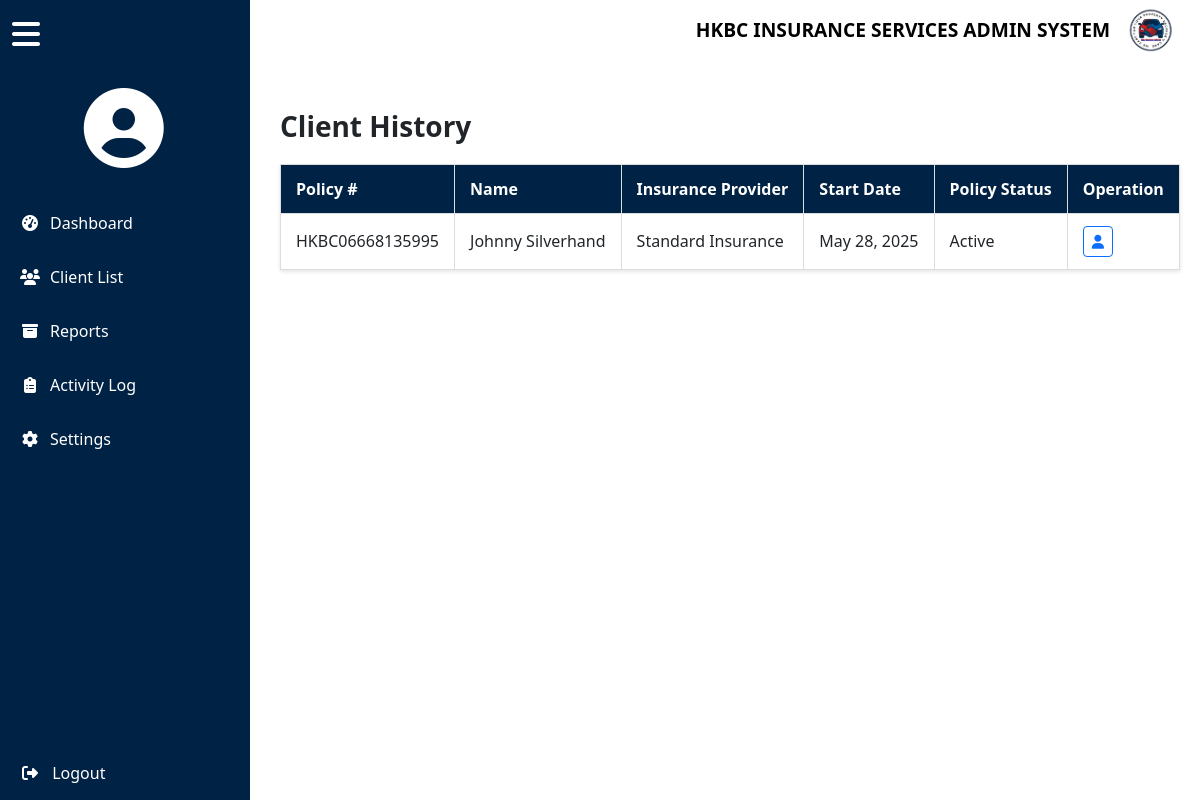
/payment_history.php?id=4, run on the app's committed database.
### tables this page shows
CREATE TABLE `cliente` (
  `id` int(11) NOT NULL AUTO_INCREMENT,
  `policy_number` varchar(255) DEFAULT NULL,
  `name` varchar(255) DEFAULT NULL,
  `provider` varchar(255) DEFAULT NULL,
  `facebook` varchar(255) DEFAULT NULL,
  `contact_number` varchar(255) DEFAULT NULL,
  `email` varchar(255) DEFAULT NULL,
  `address` varchar(255) DEFAULT NULL,
  `start_date` varchar(255) DEFAULT NULL,
  `end_date` varchar(255) DEFAULT NULL,
  `vehicle_unit` varchar(100) DEFAULT NULL,
  `chasis_no` varchar(100) DEFAULT NULL,
  `motor_no` varchar(100) DEFAULT NULL,
  `plate_no` varchar(50) DEFAULT NULL,
  `vehicle_color` varchar(255) DEFAULT NULL,
  `amount_insured` decimal(15,2) DEFAULT NULL,
  `bipd` decimal(10,2) DEFAULT NULL,
  `pa` decimal(10,2) DEFAULT NULL,
  `aon` decimal(10,2) DEFAULT NULL,
  `net_remitting` decimal(10,2) DEFAULT NULL,
  `hkbc_net` decimal(10,2) DEFAULT NULL,
  `mark_up` decimal(10,2) DEFAULT NULL,
  `late_charges` decimal(10,2) DEFAULT NULL,
  `cancelled_income` decimal(10,2) DEFAULT NULL,
  `reinstatement_fee` decimal(10,2) DEFAULT NULL,
  `make_up_agent` decimal(10,2) DEFAULT NULL,
  `comission` decimal(10,2) DEFAULT NULL,
  `source` varchar(255) DEFAULT NULL,
  `mortgage` varchar(255) DEFAULT NULL,
  `status` varchar(255) DEFAULT NULL,
  `or_number` decimal(10,2) DEFAULT NULL,
  `payment_1` decimal(10,2) DEFAULT NULL,
  `payment_2` decimal(10,2) DEFAULT NULL,
  `payment_3` decimal(10,2) DEFAULT NULL,
  `payment_4` decimal(10,2) DEFAULT NULL,
  `payment_5` decimal(10,2) DEFAULT NULL,
  `payment_6` decimal(10,2) DEFAULT NULL,
  `payment_status` varchar(100) DEFAULT NULL,
  `date_remittance` date DEFAULT NULL,
  `ctpl` varchar(100) DEFAULT NULL,
  `bank_status` varchar(100) DEFAULT NULL,
  `remarks` text DEFAULT NULL,
  `photo` varchar(255) DEFAULT NULL,
  `old_id` int(11) DEFAULT NULL,
  `created_at` datetime DEFAULT current_timestamp(),
  `is_active` tinyint(1) NOT NULL DEFAULT 1,
  PRIMARY KEY (`id`),
  UNIQUE KEY `email` (`email`)
);

### payment_history.php (the view, shortened to what this page needs)
<?php
$servername = "localhost";
$username = "root";
$password = "";
$database = "u755652361_thesis";
$connection = new mysqli($servername, $username, $password, $database);
$clientId = $_GET['id'];
$stmt = $connection->prepare("SELECT name FROM cliente WHERE id = ?");
$stmt->bind_param("i", $clientId);
$stmt->execute();
$result = $stmt->get_result();
$currentClient = $result->fetch_assoc();
$clientName = $currentClient['name'];
$stmt = $connection->prepare("SELECT * FROM cliente WHERE name = ? ORDER BY start_date ASC");
$stmt->bind_param("s", $clientName);
$stmt->execute();
$historyResult = $stmt->get_result();
?>
<!DOCTYPE html>
<html lang="en">
<head>
  <link rel="stylesheet" href="https://cdn.jsdelivr.net/npm/bootstrap@5.3.3/dist/css/bootstrap.min.css">
  <link rel="stylesheet" href="https://cdnjs.cloudflare.com/ajax/libs/font-awesome/6.4.0/css/all.min.css">
</head>
<body>
<header>
  <div class="header-left">
    <h2>h</h2>
  </div>
  <div class="header-right">
    <div class="title">HKBC INSURANCE SERVICES ADMIN SYSTEM</div>
    <img src="logo.png" alt="HKBC Logo" style="height: 60px; width: 60px; border-radius: 50%; background-color: white;">
  </div>
</header>
<div class="sidebar d-flex flex-column" id="sidebar">
  <button class="toggle-btn" onclick="toggleSidebar()"><i class="fas fa-bars"></i></button>
  <div class="admin-profile">
    <i class="fas fa-user-circle admin-icon"></i>
  </div>
  <ul class="flex-grow-1 w-100">
    <li><a href="dashboard.php"><i class="fas fa-tachometer-alt"></i> <span class="text">Dashboard</span></a></li>
    <li><a href="client.php"><i class="fas fa-users"></i> <span class="text">Client List</span></a></li>
    <li><a href="report.php "><i class="fas fa-archive"></i> <span class="text">Reports</span></a></li>
    <li><a href="activitylog.php"><i class="fas fa-clipboard-list"></i> <span class="text">Activity Log</span></a></li>
    <li><a href="settings.php"><i class="fas fa-cog"></i> <span class="text">Settings</span></a></li>
  </ul>
  <form action="logout.php" method="POST" class="logout-btn">
    <button type="submit" class="btn w-100 text-start text-white" style="border-radius: 0; padding: 15px 20px; border: none;">
      <i class="fas fa-sign-out-alt me-2"></i> <span class="text">Logout</span>
    </button>
  </form>
</div>
<div class="content">
  <div class="table-container">
    <h3>Client History</h3>
    <table>
      <thead>
        <tr>
          <th>Policy #</th>
          <th>Name</th>
          <th>Insurance Provider</th>
          <th>Start Date</th>
          <th>Policy Status</th>
          <th>Operation</th>
        </tr>
      </thead>
      <tbody>
        <?php while ($row = $historyResult->fetch_assoc()): ?>
          <tr>
            <td><?= htmlspecialchars($row['policy_number']) ?></td>
            <td><?= htmlspecialchars($row['name']) ?></td>
            <td><?= htmlspecialchars($row['provider']) ?></td>
            <td><?= date('F j, Y', strtotime($row['start_date'])) ?></td>
            <td><?= $row['is_active'] ? 'Active' : 'Inactive' ?></td>
            <td>
              <a href="view_client.php?id=<?= $row['id'] ?>" class="btn btn-sm btn-outline-primary" title="View Profile">
                <i class="fas fa-user"></i>
              </a>
            </td>
          </tr>
        <?php endwhile; ?>
      </tbody>
    </table>
  </div>
</div>
</body>
</html>

### payment_history.php (style rules this page uses)
body { margin: 0; padding: 0; font-family: 'Segoe UI', sans-serif; display: flex; }
header { position: fixed; top: 0; left: 0; right: 0; height: 60px; background-color: white; color: black; padding: 10px 20px; z-index: 1000; display: flex; justify-content: space-between; align-items: center; }
.header-left { display: flex; align-items: center; gap: 15px; }
.header-right { display: flex; align-items: center; gap: 10px; }
.title { font-size: 1.2rem; font-weight: bold; }
.admin-profile { font-weight: 500; font-size: 0.95rem; color: white; display: flex; flex-direction: column; justify-content: center; padding: 20px; text-align: center; width: 100%; box-sizing: border-box; align-self: center; align-items: center; }
.admin-icon { font-size: 80px; color: white; margin-left: -25%; }
.sidebar { position: fixed; left: 0; width: 250px; height: 100%; background-color: #002244; color: white; transition: width 0.3s ease; overflow: hidden; display: flex; flex-direction: column; z-index: 1100; }
.sidebar ul { list-style: none; padding: 0; margin: 0; width: 100%; }
.sidebar li a { display: flex; align-items: center; padding: 15px 20px; color: white; text-decoration: none; transition: background 0.3s; }
.sidebar i { margin-right: 10px; width: 20px; text-align: center; }
.logout-btn { margin-top: auto; width: 100%; }
.content { width: 100%; margin-top: 60px; margin-left: 260px; }
.toggle-btn { background: none; border: none; color: white; font-size: 2rem; padding: 10px 12px; text-align: left; width: 100%; cursor: pointer; }
.content h3 { margin-top: 30px; margin-bottom: 20px; font-weight: 600; }
.table-container { padding: 20px; }
table { width: 100%; border-collapse: collapse; background-color: #fff; box-shadow: 0 2px 4px rgba(0, 0, 0, 0.1); }
thead { background-color: #002244; color: white; }
th, td { padding: 12px 15px; text-align: left; border: 1px solid #ddd; }

### data on the page
cliente: policy_number "HKBC06668135995", name "Johnny Silverhand", provider "Standard Insurance", start_date "May 28, 2025", is_active "Active"
